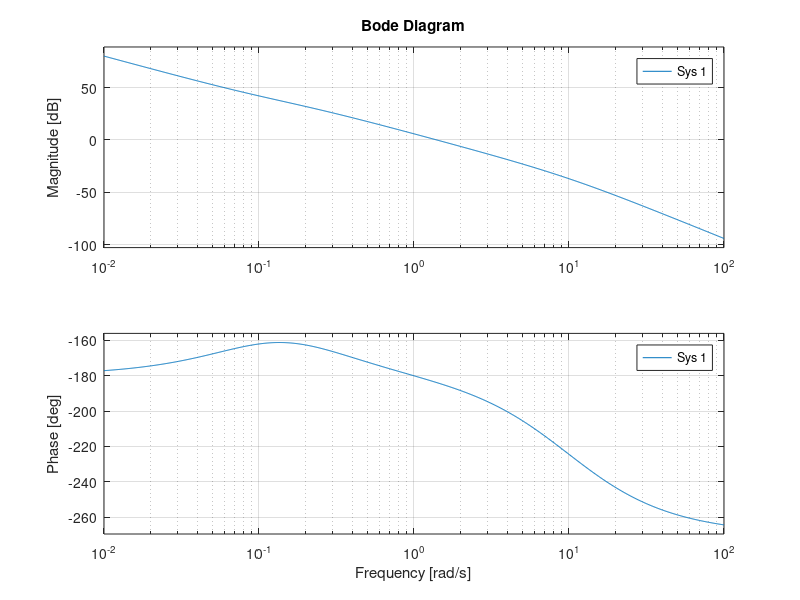
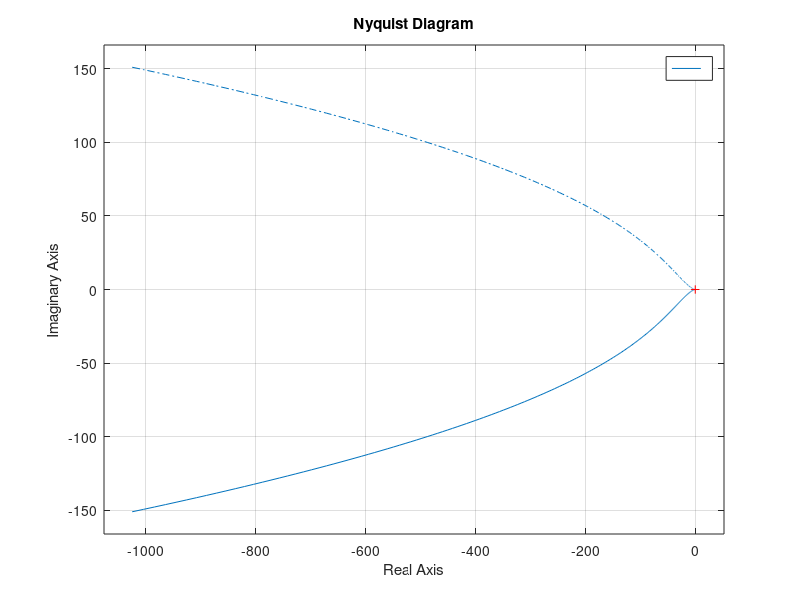
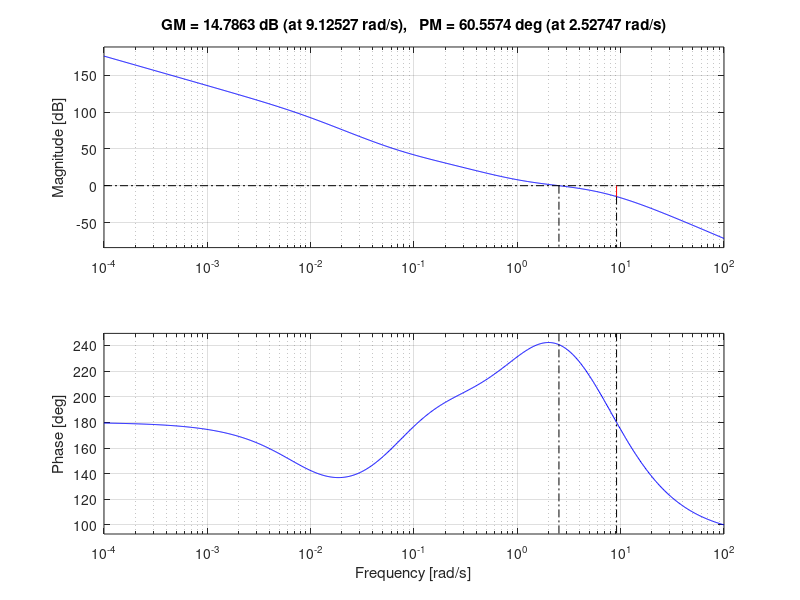
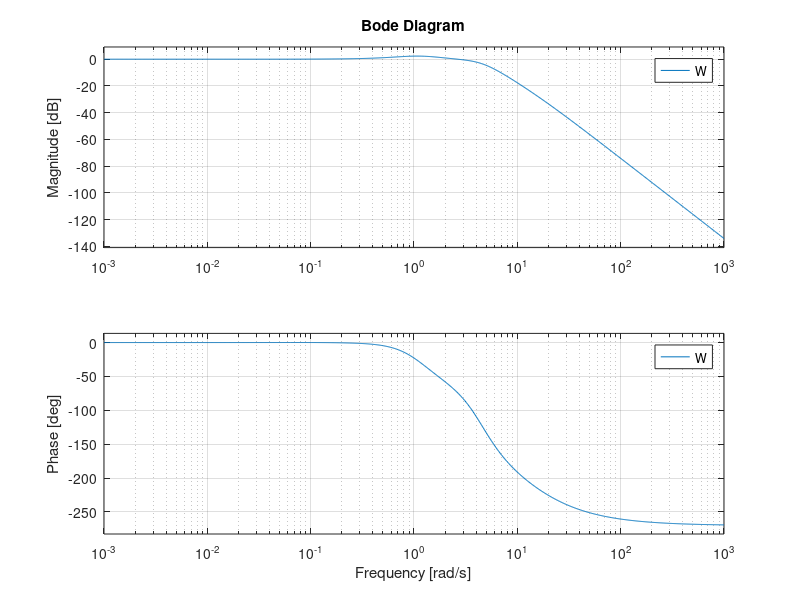

Write MATLAB code to recreate these figures, in order.
clear all, close all

s = tf('s')

Kr = 1

F1 = (1+s/0.1)/((1+s/0.2)*(1+s/10))
F2 = 1/s

F = F1*F2

damp(F1)
damp(F2)

Kf1 = dcgain(F1)
Kf2 = dcgain(s*F2)

Kf = dcgain(s*F)

figure, bode(F/s)
figure, nyquist(F/s)

Kc = 6.25

wc_des = 2.52;

Ga1 = Kc/s*F

[m_wc_des, f_wc_des] = bode(Ga1, wc_des)

%piazzo 2 reti derivative per recuperare 60 gradi 

md1 = 3;
xd1 = sqrt(md1)
taud1 = xd1/wc_des

Rd1 = (1+taud1*s)/(1+taud1/md1*s)


md2 = 4;
xd2 = 2
taud2 = xd2/wc_des

Rd2 = (1+taud2*s)/(1+taud2/md2*s)

Ga2 = Ga1*Rd2*Rd2

[m_wc_des, f_wc_des] = bode(Ga2, wc_des)

%faccio scendere il modulo di 4.52 con rete attenuatrice

mi = 7.6

figure, bode((1+1/mi*s)/(1+s))

xi = 300
taui = xi/wc_des

Ri = (1+taui/mi*s)/(1+taui*s)

Ga3 = Ga2*Ri

margin(Ga3)

C = Kc/s*Rd1*Rd2*Ri
Ga = F*C

W = feedback(Ga, Kr)

figure, bode(W)
figure, step(W)